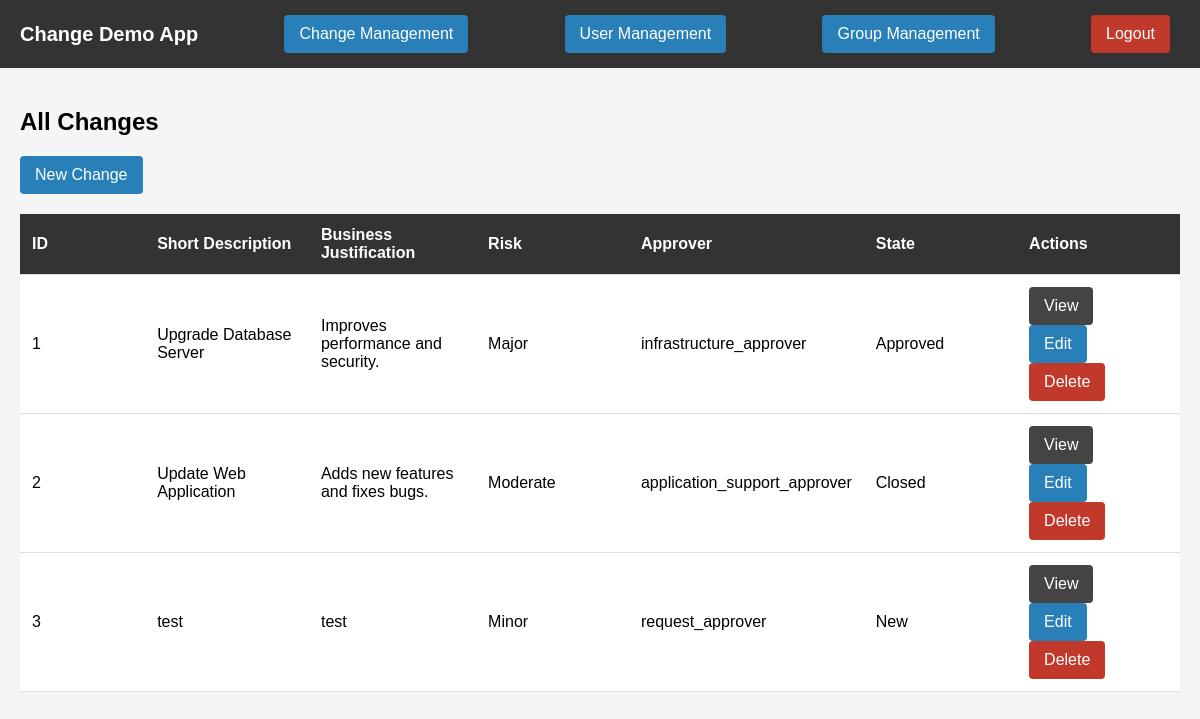
Page /change_list (signed in) on the committed database.
### Change_Demo_System/models.py (models this page shows, shortened)
class Change(db.Model):
    id = db.Column(db.Integer, primary_key = True)
    short_description = db.Column(db.String(200), nullable=False)
    business_justification = db.Column(db.String(500), nullable=False)
    risk = db.Column(db.String(100), nullable=False)
    approver = db.Column(db.Integer, db.ForeignKey('user.id'), nullable=False)
    state = db.Column(db.String(20), nullable=False, default='New')
    start_date_time = db.Column(db.DateTime, nullable=True)
    end_date_time = db.Column(db.DateTime, nullable=True)
    assignment_group = db.Column(db.Integer, db.ForeignKey('group.id'), nullable=False)
    assigned_to = db.Column(db.Integer, db.ForeignKey('user.id'), nullable=False)
    approver_user = db.relationship('User', foreign_keys=[approver], backref='approved_changes')
    assigned_user = db.relationship('User', foreign_keys=[assigned_to], backref='assigned_changes')
    assignment_group_rel = db.relationship('Group', backref='changes')

class User(UserMixin, db.Model):
    id = db.Column(db.Integer, primary_key = True)
    username = db.Column(db.String(100), unique =True, nullable = False)
    password = db.Column(db.String(20), nullable = False)
    role = db.Column(db.String(20), nullable=False, default='User')
    groups = db.relationship('Group', secondary='user_group', backref='users')

### Change_Demo_System/routes/changes.py (the view)
@change_bp.route("/change_list", methods=["GET"])
@login_required
def change_list():
    changes = Change.query.all()
    return render_template("change_list.html", changes=changes)

### Change_Demo_System/templates/change_list.html (shortened to what this page needs)
{% extends "base.html" %}
{% block content %}
<h2>All Changes</h2>
<a class="btn btn-primary" href="{{ url_for('change.add_change') }}">New Change</a>
<table class="detail-table">
    <thead>
        <tr>
            <th>ID</th>
            <th>Short Description</th>
            <th>Business Justification</th>
            <th>Risk</th>
            <th>Approver</th>
            <th>State</th>
            <th>Actions</th>
        </tr>
    </thead>
    <tbody>
        {% for change in changes %}
        <tr>
            <td>{{ change.id }}</td>
            <td>{{ change.short_description }}</td>
            <td>{{ change.business_justification }}</td>
            <td>{{ change.risk }}</td>
            <td>{{ change.approver_user.username }}</td>
            <td>{{ change.state }}</td>
            <td>
                <a class = "btn" href="{{ url_for('change.view_change', change_id=change.id) }}">View</a>
                <a class = "btn btn-primary" href="{{ url_for('change.edit_change', change_id=change.id) }}">Edit</a>
                {% if current_user.role == 'Admin' %}
                    <a class = "btn btn-danger" href="{{ url_for('change.delete_change', change_id=change.id) }}" onclick="return confirm('Are you sure you want to delete this change?')">Delete</a>
                {% endif %}
            </td>
        </tr>
        {% endfor %}
    </tbody>
</table>
{% endblock %}

### Change_Demo_System/templates/base.html (style rules this page uses)
body { margin: 0; font-family: Arial, sans-serif; background: #f5f5f5; }
.btn { display: inline-block; padding: 10px 15px; background: #444; color: white; text-decoration: none; border-radius: 4px; margin-right: 10px; }
.btn-danger { background: #c0392b; }
.btn-primary { background: #2980b9; }
.detail-table { width: 100%; border-collapse: collapse; background: white; margin-top: 20px; }
.detail-table th { width: 200px; background: #333; color: white; padding: 12px; text-align: left; }
.detail-table td { padding: 12px; border-bottom: 1px solid #ddd; }

### Change_Demo_System/templates/change_list.html (style rules this page uses)
table { width: 100%; border-collapse: collapse; background: white; margin-top: 20px; }
th, td { padding: 12px; border-bottom: 1px solid #ddd; text-align: left; }
th { background: #333; color: white; }

### rows in the picture
Change: id "1", short_description "Upgrade Database Server", business_justification "Improves performance and security.", risk "Major", approver_user.username "infrastructure_approver", state "Approved"
Change: id "2", short_description "Update Web Application", business_justification "Adds new features and fixes bugs.", risk "Moderate", approver_user.username "application_support_approver", state "Closed"
Change: id "3", short_description "test", business_justification "test", risk "Minor", approver_user.username "request_approver", state "New"
